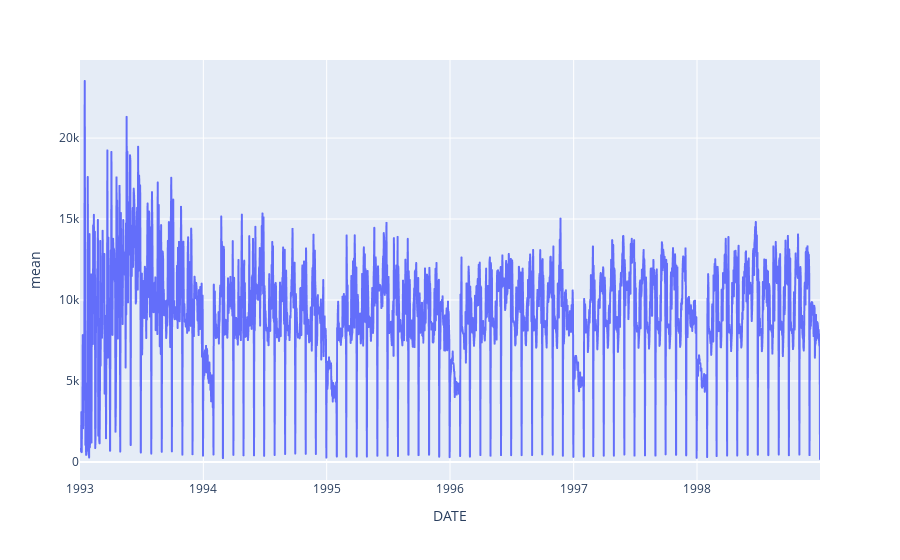

The notebook cell saved with this chart:
### Markdown cell above
Looks like there is a seasonality in average amount of payment. Looks like average payment doesn't change after 1994. But there is a high deviation on average payment in 1993. On every January, average payment goes down.

### Code cell
oFig = px.line(dfAnalysis1, x='DATE', y="mean")
oFig.show()

### Figure 1 — Plotly figure (JSON) as saved in the notebook; plotly's stock layout.template omitted (floating-point values rounded to 4 significant figures; data arrays with more than 128 entries replaced by an {"elided": "..."} marker saying what was removed)
{"data": [{"hovertemplate": "DATE=%{x}<br>mean=%{y}<extra></extra>", "legendgroup": "", "line": {"color": "#636efa", "dash": "solid"}, "marker": {"symbol": "circle"}, "mode": "lines", "name": "", "showlegend": false, "type": "scattergl", "x": {"elided": "2191 str values"}, "xaxis": "x", "y": {"elided": "2191 float values"}, "yaxis": "y"}], "layout": {"legend": {"tracegroupgap": 0}, "margin": {"t": 60}, "xaxis": {"anchor": "y", "domain": [0, 1], "title": {"text": "DATE"}}, "yaxis": {"anchor": "x", "domain": [0, 1], "title": {"text": "mean"}}}}
